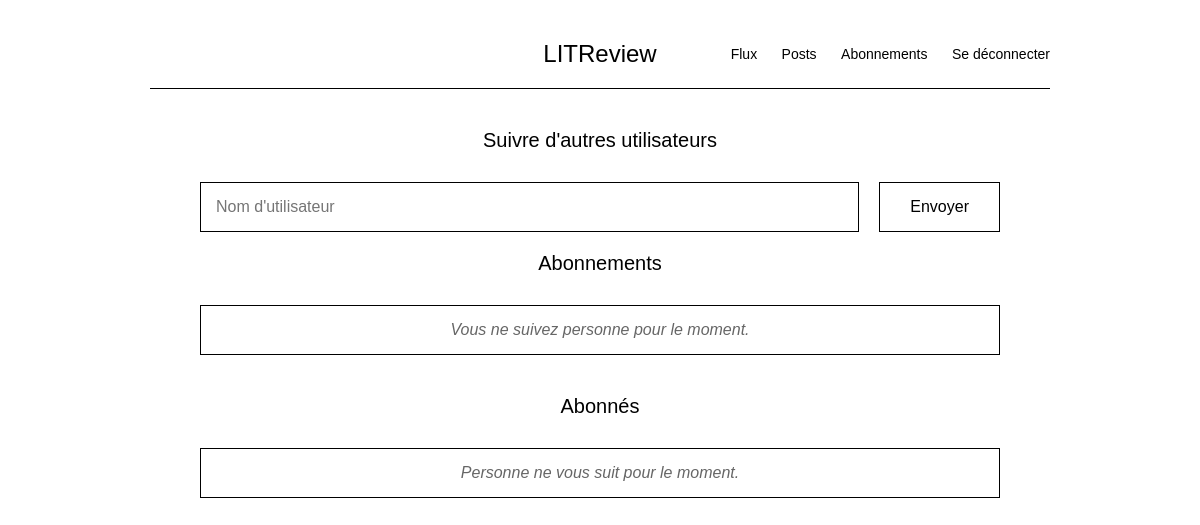
The app's page /follow-users/ (signed in), older data.
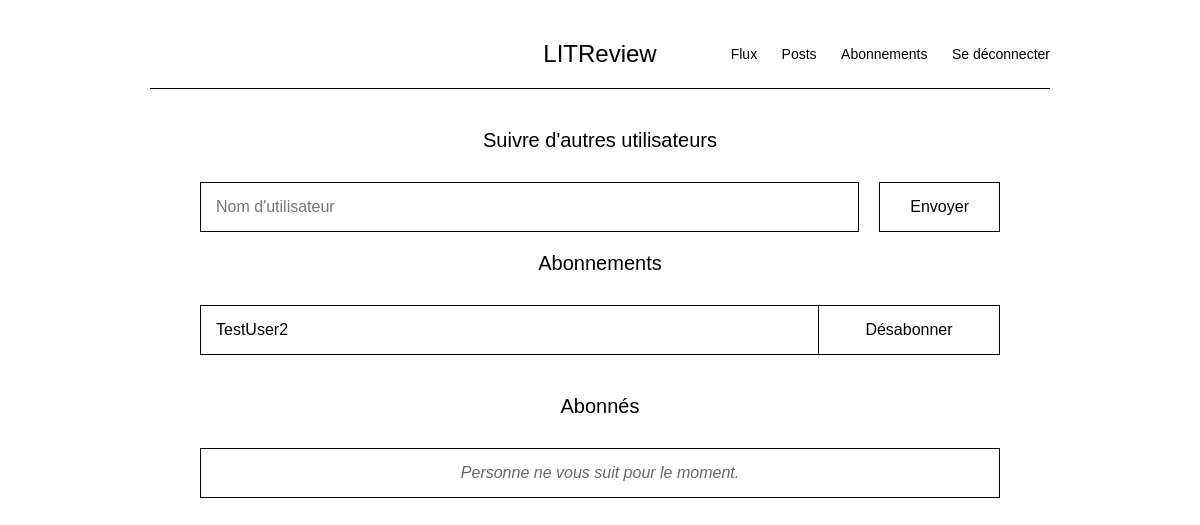
The same page, newer data.
### reviews/models.py (models this page shows, shortened)
class UserFollows(models.Model):
    user = models.ForeignKey(
        to=settings.AUTH_USER_MODEL,
        on_delete=models.CASCADE,
        related_name='following'
    )
    followed_user = models.ForeignKey(
        to=settings.AUTH_USER_MODEL,
        on_delete=models.CASCADE,
        related_name='followed_by'
    )
    class Meta:
        unique_together = ('user', 'followed_user', )

### authentication/models.py (models this page shows)
class User(AbstractUser):
    profile_photo = models.ImageField(
        verbose_name='Photo de profil',
        upload_to='profile_photos/',
        blank=True,
        null=True
    )

### reviews/views.py (the view, shortened to what this page needs)
# urls.py: path('follow-users/', reviews.views.follow_users, name='follow_users'),
@login_required
def follow_users(request):
    form = FollowUserForm()
    following = UserFollows.objects.filter(user=request.user)
    followers = UserFollows.objects.filter(followed_user=request.user)
    return render(request, 'reviews/follow_users.html', {
        'form': form,
        'following': following,
        'followers': followers
    })

### reviews/forms.py
class FollowUserForm(forms.Form):
    username = forms.CharField(label='Nom d\'utilisateur', max_length=150)

### reviews/templates/reviews/follow_users.html (shortened to what this page needs)
{% extends 'base.html' %}
{% block content %}
<div class="follow-container">
    <h2 class="section-title">Suivre d'autres utilisateurs</h2>
    <form method="post" class="search-form">
        <input type="text" name="username" placeholder="Nom d'utilisateur" class="search-input" required>
        <button type="submit" class="btn-wireframe">Envoyer</button>
    </form>
    <h2 class="section-title">Abonnements</h2>
    <table class="user-table">
        {% for follow in following %}
            <tr>
                <td>{{ follow.followed_user.username }}</td>
                <td class="action-cell">
                    <a href="{% url 'unfollow_user' follow.followed_user.id %}">Désabonner</a>
                </td>
            </tr>
        {% empty %}
            <tr>
                <td style="text-align: center; color: #666; font-style: italic;">Vous ne suivez personne pour le moment.</td>
            </tr>
        {% endfor %}
    </table>
    <h2 class="section-title">Abonnés</h2>
    <table class="user-table">
        {% for follow in followers %}
            <tr>
                <td>{{ follow.user.username }}</td>
            </tr>
        {% empty %}
            <tr>
                <td style="text-align: center; color: #666; font-style: italic;">Personne ne vous suit pour le moment.</td>
            </tr>
        {% endfor %}
    </table>
</div>
{% endblock %}

Row changes from the older to the newer data that the page shows:
added UserFollows: followed_user.username "TestUser2"
Text that changed along with them:
text no longer shown: "Vous ne suivez personne pour le moment."
